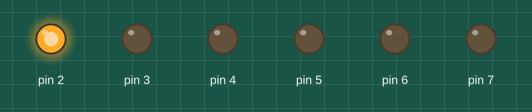
The sketch below on a simulated Arduino Uno, built with avr-gcc and run on an emulated ATmega328P. Parts: output pins drawn as LEDs (lit = HIGH).

Above: at 0.05 s.
At 0.75 s:
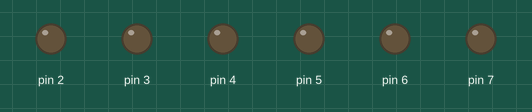
At 1.05 s:
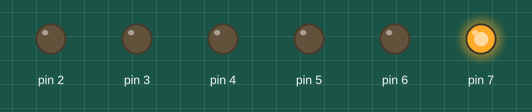
At 1.45 s:
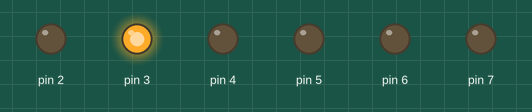
At 2.05 s:
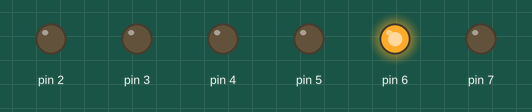
At 2.85 s:
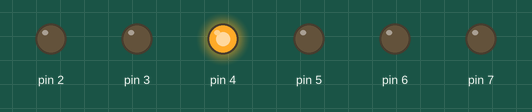
Timing chart, 0 to 3.1 s (numbered marks = the images above):
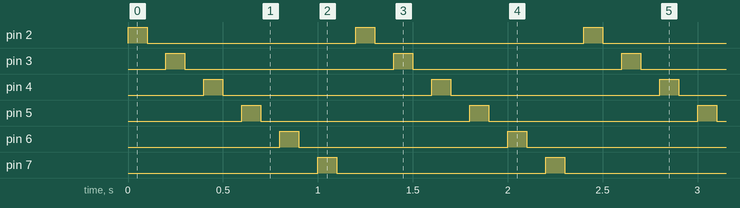

Measured:
- by itself, pin 2–7: alternates HIGH for 0.10 s and LOW for 1.1 s
- by itself, everything shown: repeats every 1.2 s, in 12 steps

The sketch:

Loop_In_Arduino.ino
```cpp
int timer = 100;
void setup() {
  // put your setup code here, to run once:
  for(int thisPin = 2; thisPin < 8; thisPin++){
    pinMode(thisPin, OUTPUT);
  }

}

void loop() {
  // put your main code here, to run repeatedly:
  for(int thisPin = 2; thisPin < 8; thisPin++){
    digitalWrite(thisPin , HIGH);
    delay(timer);
    digitalWrite(thisPin, LOW);
    delay(timer);
  }

}
```
